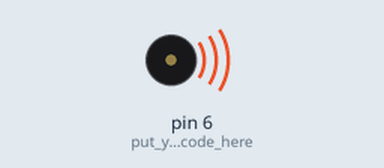
Bench run of a sketch on a simulated Arduino Uno, built with avr-gcc and run on an emulated ATmega328P. On the bench: buzzer (waves = sounding).

Above: at 1.5 s.
At 4.5 s:
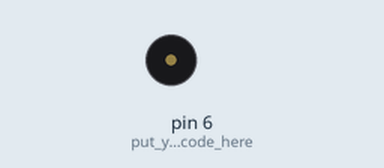
Timing chart, 0 to 7.8 s (numbered marks = the images above):
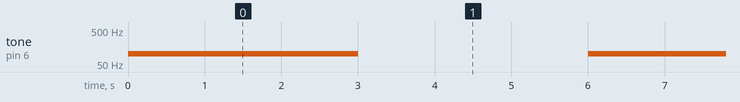

Measured:
- by itself, tone on pin 6 (put_your_setup_code_here): alternates 100 Hz for 3.0 s and silent for 3.0 s

The sketch:

button.ino
```cpp
void setup() {
 pinMode(6,OUTPUT); // put your setup code here, to run once:

}
void loop() {
  tone(6,100);
  delay(3000);//delay 4 sec
  noTone(6);
  delay(3000);// put your main code here, to run repeatedly:

}
```
